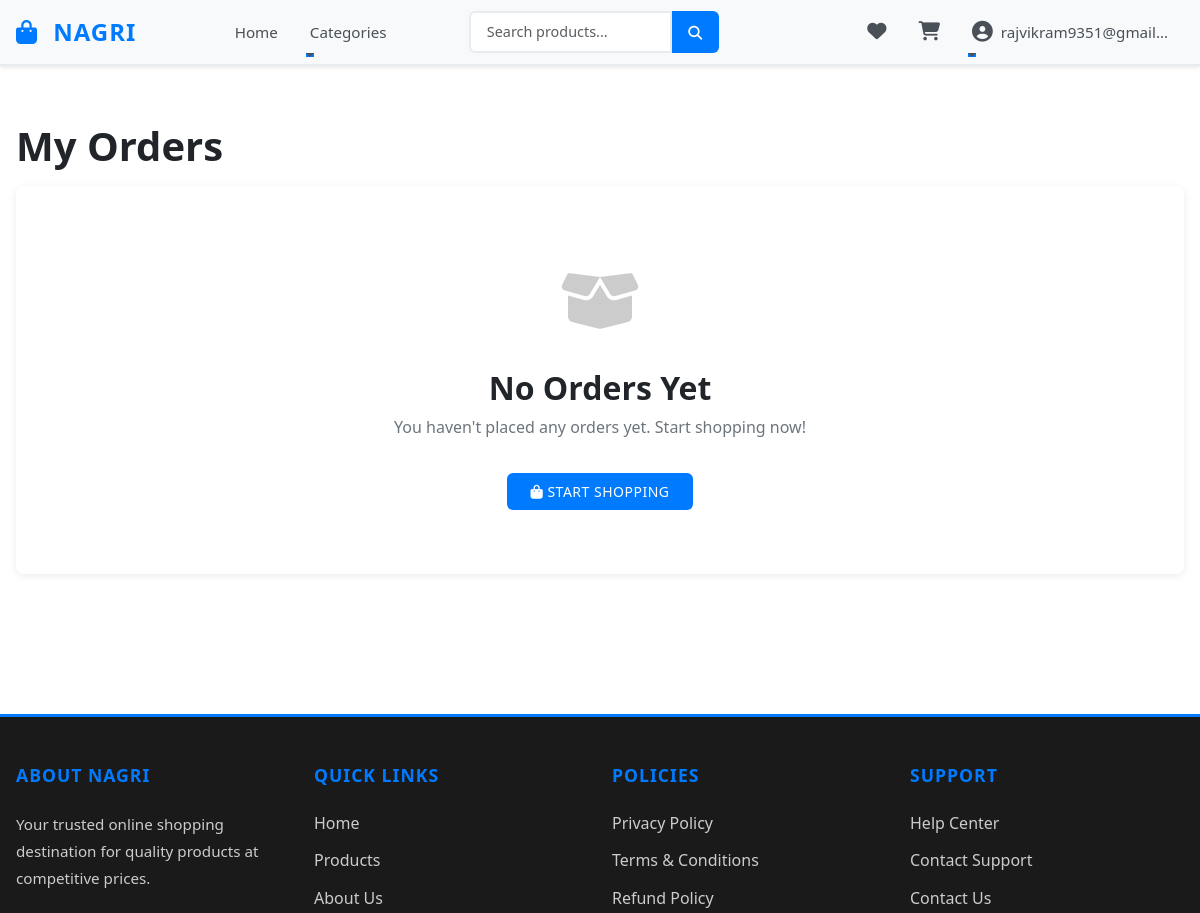
Before: /orders/ (signed in, upper part) with the older database file.
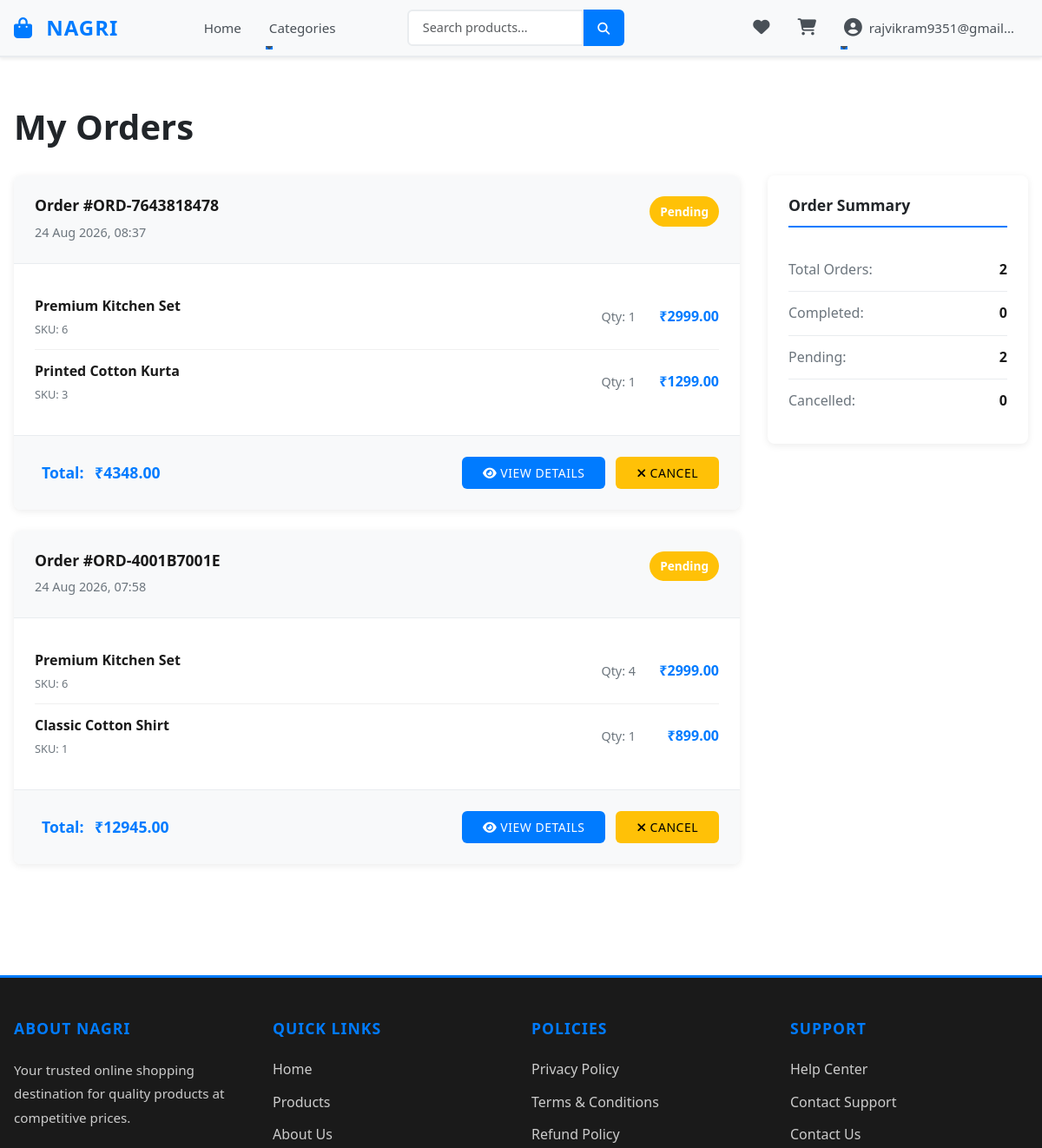
After: the same page with the newer database file.
### orders/models.py (models this page shows, shortened)
class Order(models.Model):
    STATUS_CHOICES = [
        ("pending", "Pending"),
        ("paid", "Paid"),
        ("shipped", "Shipped"),
        ("completed", "Completed"),
        ("cancelled", "Cancelled"),
    ]
    TRACKING_CHOICES = [
        ("processing", "Processing"),
        ("packed", "Packed"),
        ("shipped", "Shipped"),
        ("out_for_delivery", "Out for Delivery"),
        ("delivered", "Delivered"),
    ]
    DELIVERY_CHOICES = [
        ("standard", "Standard Delivery (5-7 days) - FREE"),
        ("express", "Express Delivery (2-3 days) - ₹50"),
        ("overnight", "Overnight Delivery - ₹100"),
    ]
    PAYMENT_METHOD_CHOICES = [
        ("razorpay", "Credit/Debit Card"),
        ("netbanking", "Net Banking"),
        ("upi", "UPI"),
        ("wallet", "Wallet"),
        ("cod", "Cash on Delivery"),
    ]
    user = models.ForeignKey(settings.AUTH_USER_MODEL, on_delete=models.CASCADE, related_name="orders")
    order_number = models.CharField(max_length=50, unique=True)
    subtotal = models.DecimalField(max_digits=12, decimal_places=2, default=0.00)
    discount_amount = models.DecimalField(max_digits=12, decimal_places=2, default=0.00)
    delivery_charge = models.DecimalField(max_digits=12, decimal_places=2, default=0.00)
    total_amount = models.DecimalField(max_digits=12, decimal_places=2, default=0.00)
    coupon_code = models.CharField(max_length=50, blank=True, null=True)
    shipping_address = models.ForeignKey(Address, on_delete=models.SET_NULL, null=True, blank=True, related_name="orders")
    shipping_address_name = models.CharField(max_length=150, blank=True)
    shipping_address_phone = models.CharField(max_length=20, blank=True)
    shipping_address_line1 = models.CharField(max_length=255, blank=True)
    shipping_address_line2 = models.CharField(max_length=255, blank=True, null=True)
    shipping_address_city = models.CharField(max_length=100, blank=True)
    shipping_address_state = models.CharField(max_length=100, blank=True)
    shipping_address_postal_code = models.CharField(max_length=20, blank=True)
    shipping_address_country = models.CharField(max_length=100, blank=True, default="India")
    delivery_method = models.CharField(max_length=20, choices=DELIVERY_CHOICES, default="standard")
    payment_method = models.CharField(max_length=20, choices=PAYMENT_METHOD_CHOICES, default="razorpay")
    status = models.CharField(max_length=20, choices=STATUS_CHOICES, default="pending")
    tracking_status = models.CharField(max_length=30, choices=TRACKING_CHOICES, default="processing")
    tracking_code = models.CharField(max_length=100, blank=True, null=True)
    tracking_number = models.CharField(max_length=100, blank=True, null=True)
    is_paid = models.BooleanField(default=False)
    payment_provider = models.CharField(max_length=50, blank=True, default="razorpay")
    razorpay_order_id = models.CharField(max_length=255, blank=True, null=True)
    razorpay_payment_id = models.CharField(max_length=255, blank=True, null=True)
    razorpay_signature = models.CharField(max_length=255, blank=True, null=True)
    created_at = models.DateTimeField(auto_now_add=True)
    updated_at = models.DateTimeField(auto_now=True)
    class Meta:
        ordering = ["-created_at"]

class OrderItem(models.Model):
    order = models.ForeignKey(Order, on_delete=models.CASCADE, related_name="items")
    product = models.ForeignKey(Product, on_delete=models.CASCADE, related_name="order_items")
    quantity = models.PositiveIntegerField(default=1)
    price = models.DecimalField(max_digits=10, decimal_places=2)

### products/models.py (models this page shows, shortened)
class Product(models.Model):
    name = models.CharField(max_length=200, db_index=True)
    slug = models.SlugField(unique=True, db_index=True)
    category = models.ForeignKey(Category, on_delete=models.CASCADE, related_name="products", db_index=True)
    subcategory = models.ForeignKey(SubCategory, on_delete=models.SET_NULL, related_name="products", null=True, blank=True, db_index=True)
    short_description = models.TextField(blank=True, null=True)
    description = models.TextField(blank=True, null=True)
    brand = models.CharField(max_length=100, blank=True, null=True, db_index=True)
    tags = models.CharField(max_length=255, blank=True, null=True)
    price = models.DecimalField(max_digits=10, decimal_places=2, db_index=True)
    compare_price = models.DecimalField(max_digits=10, decimal_places=2, default=0.00)
    rating = models.DecimalField(max_digits=3, decimal_places=2, default=0.00, db_index=True)
    image = models.ImageField(upload_to="products/", blank=True, null=True)
    is_featured = models.BooleanField(default=False, db_index=True)
    is_bestseller = models.BooleanField(default=False, db_index=True)
    is_active = models.BooleanField(default=True, db_index=True)
    created_at = models.DateTimeField(auto_now_add=True, db_index=True)
    updated_at = models.DateTimeField(auto_now=True)
    class Meta:
        indexes = [
            models.Index(fields=["is_active", "is_featured", "is_bestseller", "created_at"]),
            models.Index(fields=["category", "is_active", "created_at"]),
            models.Index(fields=["price", "is_active"]),
        ]

### orders/views.py (the view)
# urls.py: path("", order_list_view, name="order_list"),
@login_required(login_url='login_page')
def order_list_view(request):
    orders = Order.objects.filter(user=request.user).prefetch_related('items__product').order_by('-created_at')
    total_orders = orders.count()
    completed_count = orders.filter(status='delivered').count()
    pending_count = orders.filter(status__in=['pending', 'processing']).count()
    cancelled_count = orders.filter(status='cancelled').count()
    context = {
        'orders': orders,
        'completed_count': completed_count,
        'pending_count': pending_count,
        'cancelled_count': cancelled_count,
    }
    return render(request, 'orders/order_list.html', context)

### templates/orders/order_list.html (shortened to what this page needs)
{% extends 'base/base.html' %}
{% load static %}
{% block extra_css %}
    <link rel="stylesheet" href="{% static 'css/orders/order_list.css' %}">
{% endblock %}
{% block content %}
<div class="container py-4">
    <h1>My Orders</h1>
    {% if orders %}
    <div class="orders-container">
        <div class="orders-list">
            {% for order in orders %}
            <div class="order-card">
                <div class="order-header">
                    <div class="order-info">
                        <h3>Order #{{ order.order_number }}</h3>
                        <p class="order-date">{{ order.created_at|date:"d M Y, H:i" }}</p>
                    </div>
                    <div class="order-status">
                        <span class="status-badge status-{{ order.status|lower }}">
                            {{ order.get_status_display }}
                        </span>
                    </div>
                </div>
                <div class="order-items">
                    {% for item in order.items.all %}
                    <div class="order-item">
                        <div class="item-details">
                            <p class="item-name">{{ item.product.name }}</p>
                            <p class="item-sku">SKU: {{ item.product.id }}</p>
                        </div>
                        <div class="item-quantity">
                            Qty: {{ item.quantity }}
                        </div>
                        <div class="item-price">
                            ₹{{ item.price }}
                        </div>
                    </div>
                    {% endfor %}
                </div>
                <div class="order-footer">
                    <div class="order-total">
                        <strong>Total:</strong>
                        <strong>₹{{ order.total_amount }}</strong>
                    </div>
                    <div class="order-actions">
                        <a href="{% url 'order_detail' order.id %}" class="btn btn-sm btn-primary">
                            <i class="fas fa-eye"></i> View Details
                        </a>
                        {% if order.status == 'pending' %}
                            <button class="btn btn-sm btn-warning" onclick="cancelOrder({{ order.id }})">
                                <i class="fas fa-times"></i> Cancel
                            </button>
                        {% endif %}
                    </div>
                </div>
            </div>
            {% endfor %}
        </div>
        <aside class="order-stats">
            <div class="stats-card">
                <h3>Order Summary</h3>
                <div class="stat">
                    <span>Total Orders:</span>
                    <strong>{{ orders.count }}</strong>
                </div>
                <div class="stat">
                    <span>Completed:</span>
                    <strong>{{ completed_count }}</strong>
                </div>
                <div class="stat">
                    <span>Pending:</span>
                    <strong>{{ pending_count }}</strong>
                </div>
                <div class="stat">
                    <span>Cancelled:</span>
                    <strong>{{ cancelled_count }}</strong>
                </div>
            </div>
        </aside>
    </div>
    {% else %}
    <div class="empty-orders">
        <div class="empty-icon">
            <i class="fas fa-box-open"></i>
        </div>
        <h2>No Orders Yet</h2>
        <p>You haven't placed any orders yet. Start shopping now!</p>
        <a href="{% url 'product_list' %}" class="btn btn-primary btn-lg">
            <i class="fas fa-shopping-bag"></i> Start Shopping
        </a>
    </div>
    {% endif %}
</div>
{% endblock %}

Changed rows visible on the page:
added Order: order_number "ORD-7643818478", created_at "24 Aug 2026, 08:37", status "Pending", total_amount "4348.00"
added OrderItem: product.name "Premium Kitchen Set", product.id "6", quantity "1", price "2999.00", shown under "ORD-7643818478"
added OrderItem: product.name "Printed Cotton Kurta", product.id "3", quantity "1", price "1299.00", shown under "ORD-7643818478"
added Order: order_number "ORD-4001B7001E", created_at "24 Aug 2026, 07:58", status "Pending", total_amount "12945.00"
added OrderItem: product.name "Premium Kitchen Set", product.id "6", quantity "4", price "2999.00", shown under "ORD-4001B7001E"
added OrderItem: product.name "Classic Cotton Shirt", product.id "1", quantity "1", price "899.00", shown under "ORD-4001B7001E"
Other visible differences:
{{ orders.count }}: (not shown) → "2"
{{ completed_count }}: (not shown) → "0"
{{ pending_count }}: (not shown) → "2"
{{ cancelled_count }}: (not shown) → "0"
text no longer shown: "No Orders Yet You haven't placed any orders yet. Start shopping now! START SHOPPING"
text now shown: "Order Summary Total Orders: Completed: Pending: Cancelled:"
